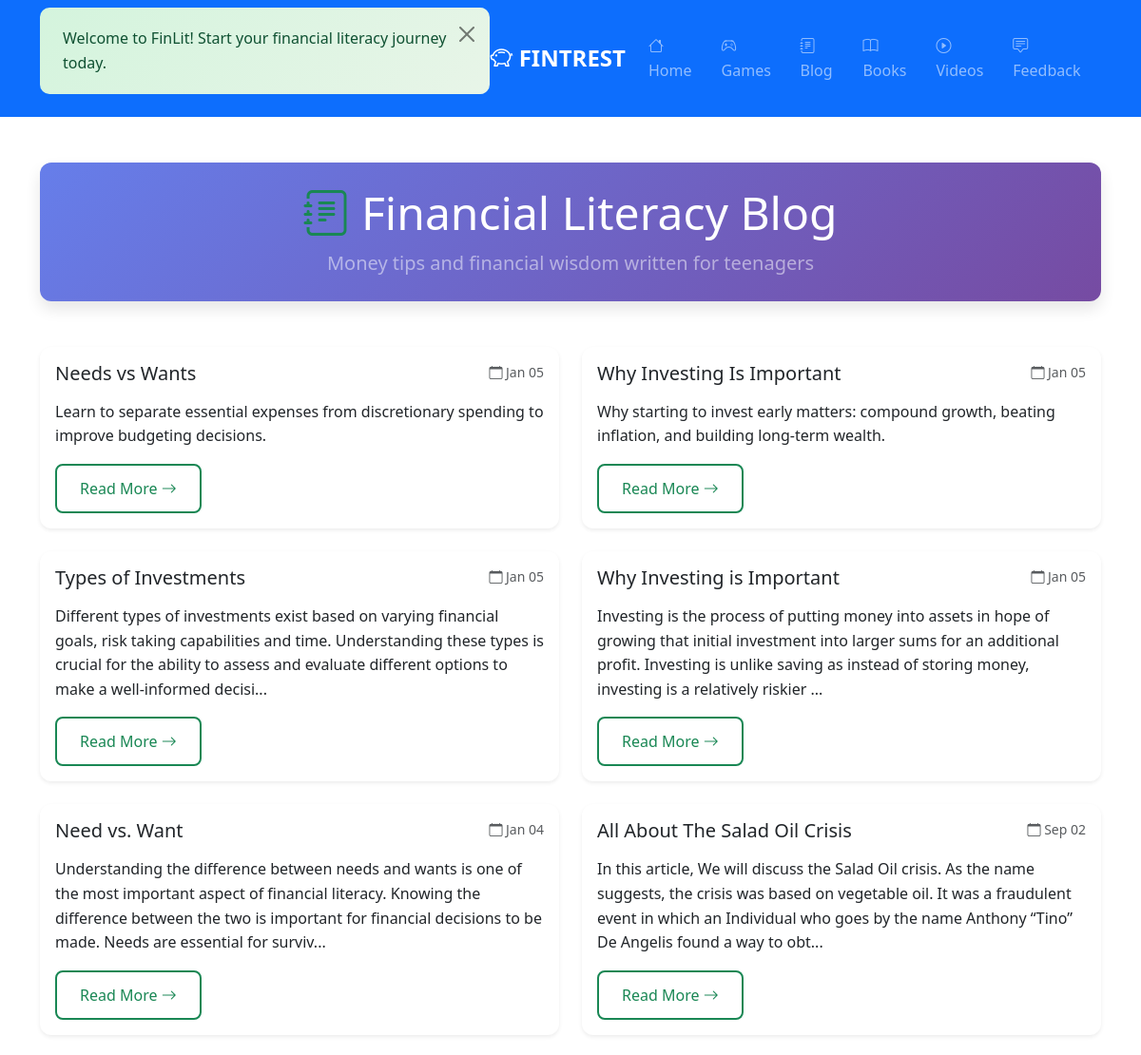
/blog (upper part), run on an earlier commit of the app's database.
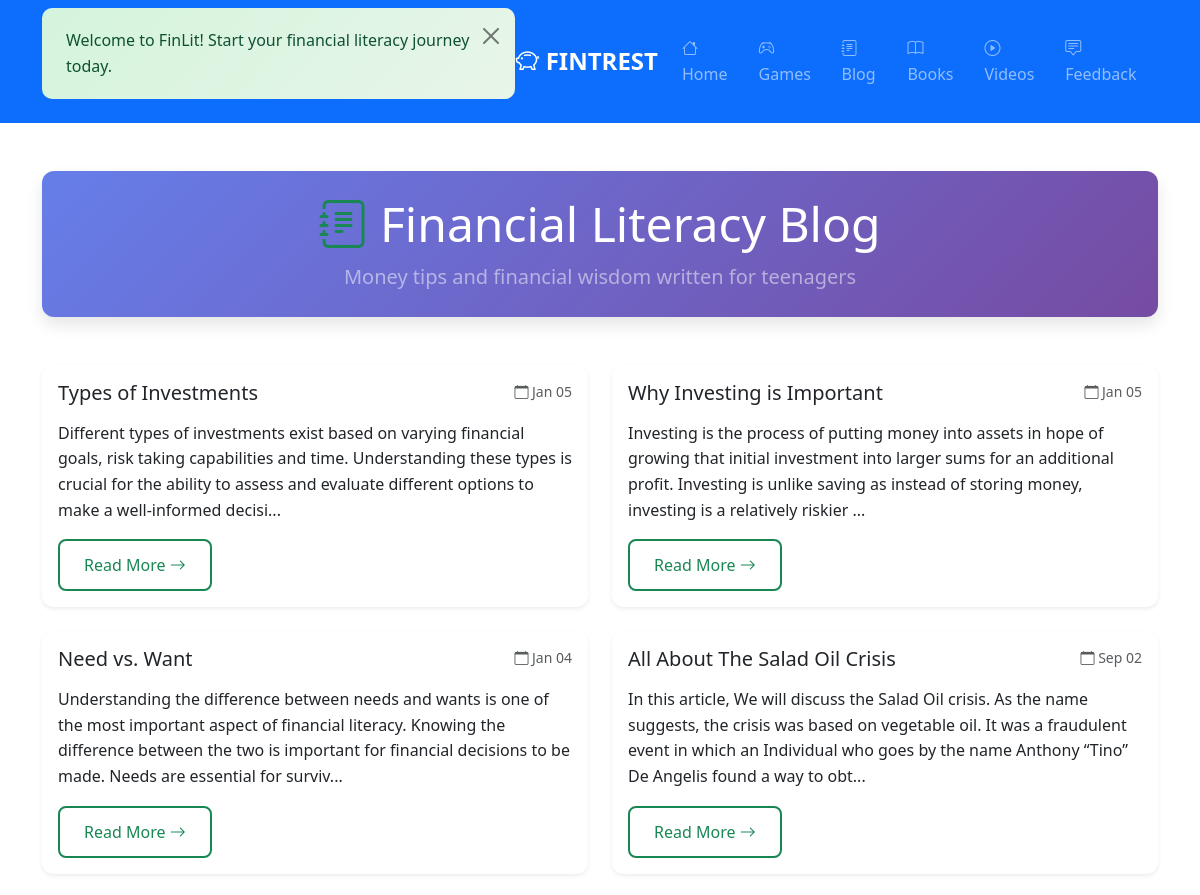
And on a later commit of the database.
### app.py (models this page shows, shortened)
class BlogPost(db.Model):
    id = db.Column(db.Integer, primary_key=True)
    title = db.Column(db.String(200), nullable=False)
    content = db.Column(db.Text, nullable=False)
    excerpt = db.Column(db.String(300), nullable=False)
    date_posted = db.Column(db.DateTime, default=datetime.utcnow)

### app.py (the view)
@app.route('/blog')
def blog_list():
    posts = BlogPost.query.order_by(BlogPost.date_posted.desc()).all()
    return render_template('blog_list.html', posts=posts)

### templates/blog_list.html (shortened to what this page needs)
{% extends "base.html" %}
{% block content %}
<div class="container py-5">
    <div class="row mb-5">
        <div class="col text-center">
            <div class="section-hero py-4 px-3">
                <h1 class="display-5 mb-2">
                    <i class="bi bi-journal-text text-success"></i> Financial Literacy Blog
                </h1>
                <p class="lead mb-0 text-white-50">Money tips and financial wisdom written for teenagers</p>
            </div>
        </div>
    </div>
    <div class="row g-4">
        {% for post in posts %}
        <div class="col-lg-6">
            <article class="card h-100 shadow-sm blog-post-card">
                <div class="card-body d-flex flex-column">
                    <div class="d-flex justify-content-between align-items-start mb-3">
                        <h5 class="card-title mb-0">
                            <a href="{{ url_for('blog_post', post_id=post.id) }}" class="text-decoration-none">
                                {{ post.title }}
                            </a>
                        </h5>
                        <small class="text-muted ms-2">
                            <i class="bi bi-calendar"></i>
                            {{ post.date_posted.strftime('%b %d') }}
                        </small>
                    </div>
                    <p class="card-text flex-grow-1">{{ post.excerpt }}</p>
                    <div class="mt-auto">
                        <a href="{{ url_for('blog_post', post_id=post.id) }}" class="btn btn-outline-success">
                            Read More <i class="bi bi-arrow-right"></i>
                        </a>
                    </div>
                </div>
            </article>
        </div>
        {% endfor %}
    </div>
</div>
{% endblock %}

What changed in the data, as far as the page shows it:
removed BlogPost: title "Needs vs Wants", date_posted "Jan 05", excerpt "Learn to separate essential expenses from discretionary spending to improve budgeting decisions."
removed BlogPost: title "Why Investing Is Important", date_posted "Jan 05", excerpt "Why starting to invest early matters: compound growth, beating inflation, and building long-term wealth."
